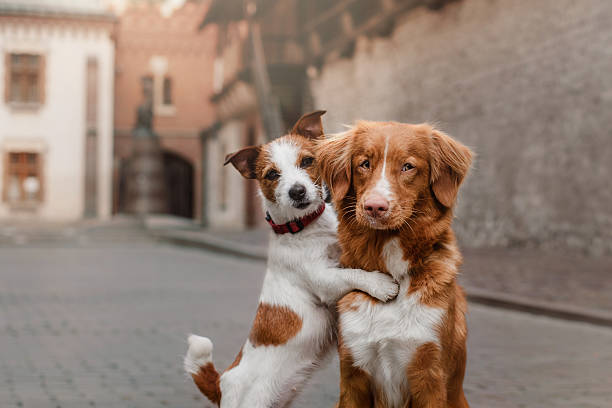
#> input picture images/istockphoto-627966690-612x612.jpg, 612 x 408 px
$ python colorspace.py
#> lines starting #> are read from the running program, lines starting #| are printed output that depends on the picture
import cv2
img = cv2.imread('images/istockphoto-627966690-612x612.jpg')
#> img is the input picture: shape (408, 612, 3); mean B, G, R 116.5, 128.8, 148.4
rgb=cv2.cvtColor(img,cv2.COLOR_BGR2RGB)

hsv=cv2.cvtColor(img,cv2.COLOR_BGR2HSV)
#> hsv: shape (408, 612, 3); mean H, S, V 13.5, 59.8, 148.4
gray=cv2.cvtColor(img,cv2.COLOR_BGR2GRAY)
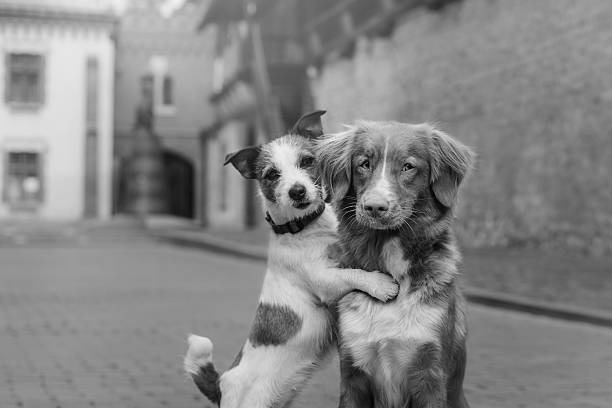
#> gray: shape (408, 612); min 0, max 243, mean 133.3

cv2.imshow('rgb',rgb)
cv2.imshow('hsv',hsv)
cv2.imshow('gray',gray)
cv2.waitKey(0)

$ run again, with images/pexels-roshan-kamath-793618-1661179.jpg copied over images/istockphoto-627966690-612x612.jpg
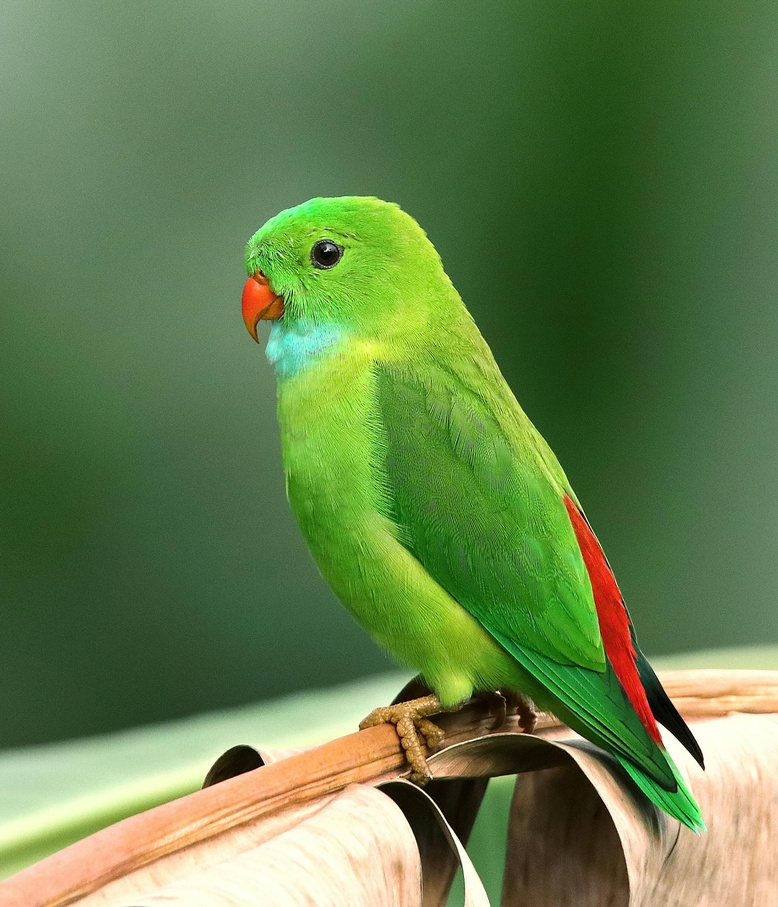
#> input picture images/pexels-roshan-kamath-793618-1661179.jpg, 778 x 907 px, shrunk from 2250 x 2625 before the run
#> img is the input picture: shape (907, 778, 3); mean B, G, R 76.1, 127.4, 100.4
#> hsv: shape (907, 778, 3); mean H, S, V 47.8, 116.8, 133.3
#> `gray=cv2.cvtColor(img,cv2.COLOR_BGR2GRAY)`:
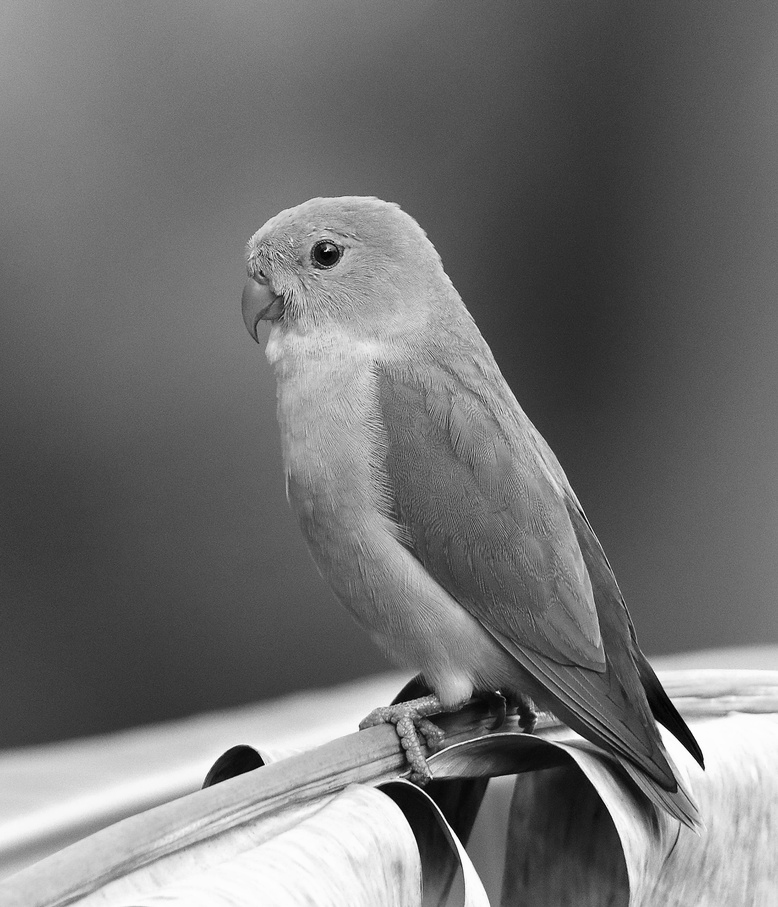
#> gray: shape (907, 778); min 0, max 254, mean 113.4

$ run again, with images/balloons_noisy.png saved as images/istockphoto-627966690-612x612.jpg
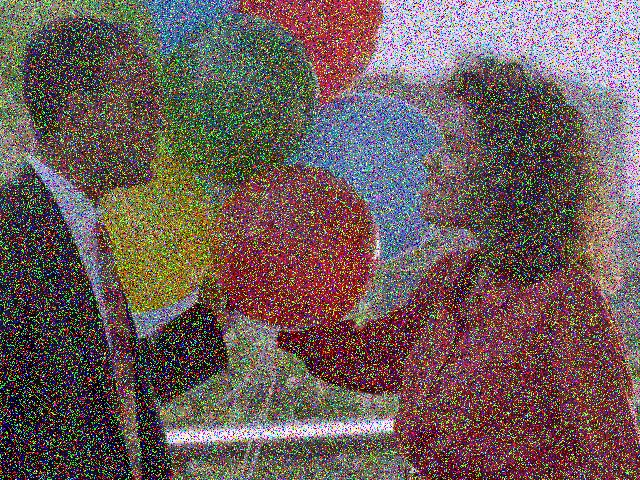
#> input picture images/balloons_noisy.png, 640 x 480 px
#> img is the input picture: shape (480, 640, 3); mean B, G, R 90.6, 92.3, 109.1
#> hsv: shape (480, 640, 3); mean H, S, V 85, 130.7, 124.7
#> `gray=cv2.cvtColor(img,cv2.COLOR_BGR2GRAY)`:
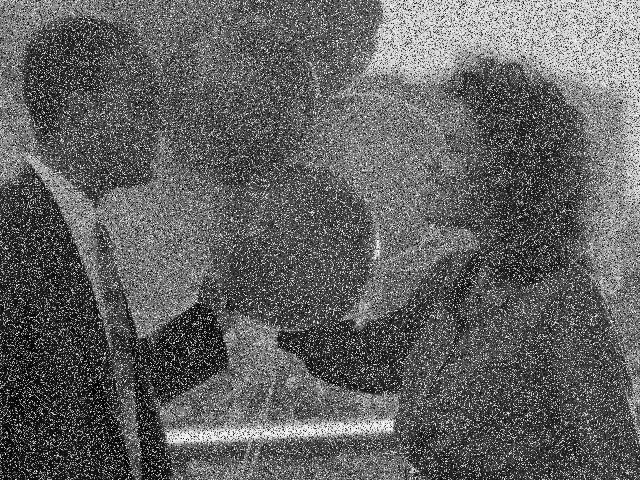
#> gray: shape (480, 640); min 0, max 255, mean 97.1
